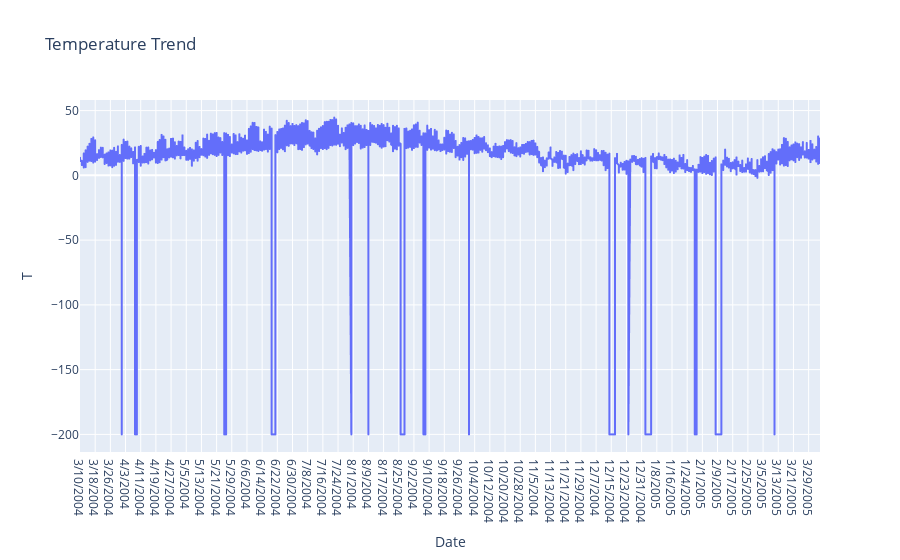

Notebook code cell kept with this figure:
### Code cell
fig = px.line(data_features, x= "Date", y="T",   title='Temperature Trend')
fig.show()

### Figure 1 — Plotly figure (JSON) as saved in the notebook; plotly's stock layout.template omitted (floating-point values rounded to 4 significant figures; data arrays with more than 128 entries replaced by an {"elided": "..."} marker saying what was removed)
{"data": [{"hovertemplate": "Date=%{x}<br>T=%{y}<extra></extra>", "legendgroup": "", "line": {"color": "#636efa", "dash": "solid"}, "marker": {"symbol": "circle"}, "mode": "lines", "name": "", "showlegend": false, "type": "scattergl", "x": {"elided": "9357 str values"}, "xaxis": "x", "y": {"elided": "9357 float values"}, "yaxis": "y"}], "layout": {"legend": {"tracegroupgap": 0}, "title": {"text": "Temperature Trend"}, "xaxis": {"anchor": "y", "domain": [0, 1], "title": {"text": "Date"}}, "yaxis": {"anchor": "x", "domain": [0, 1], "title": {"text": "T"}}}}
